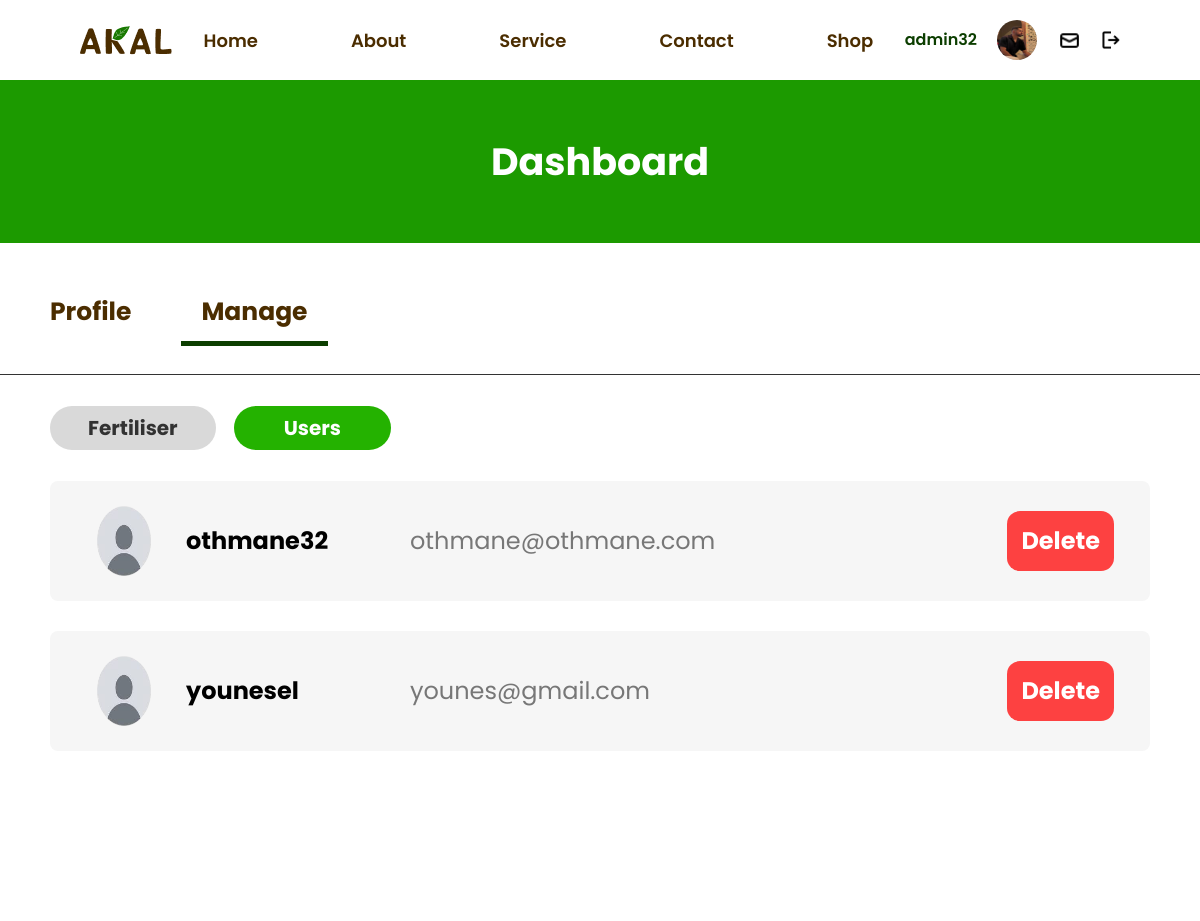
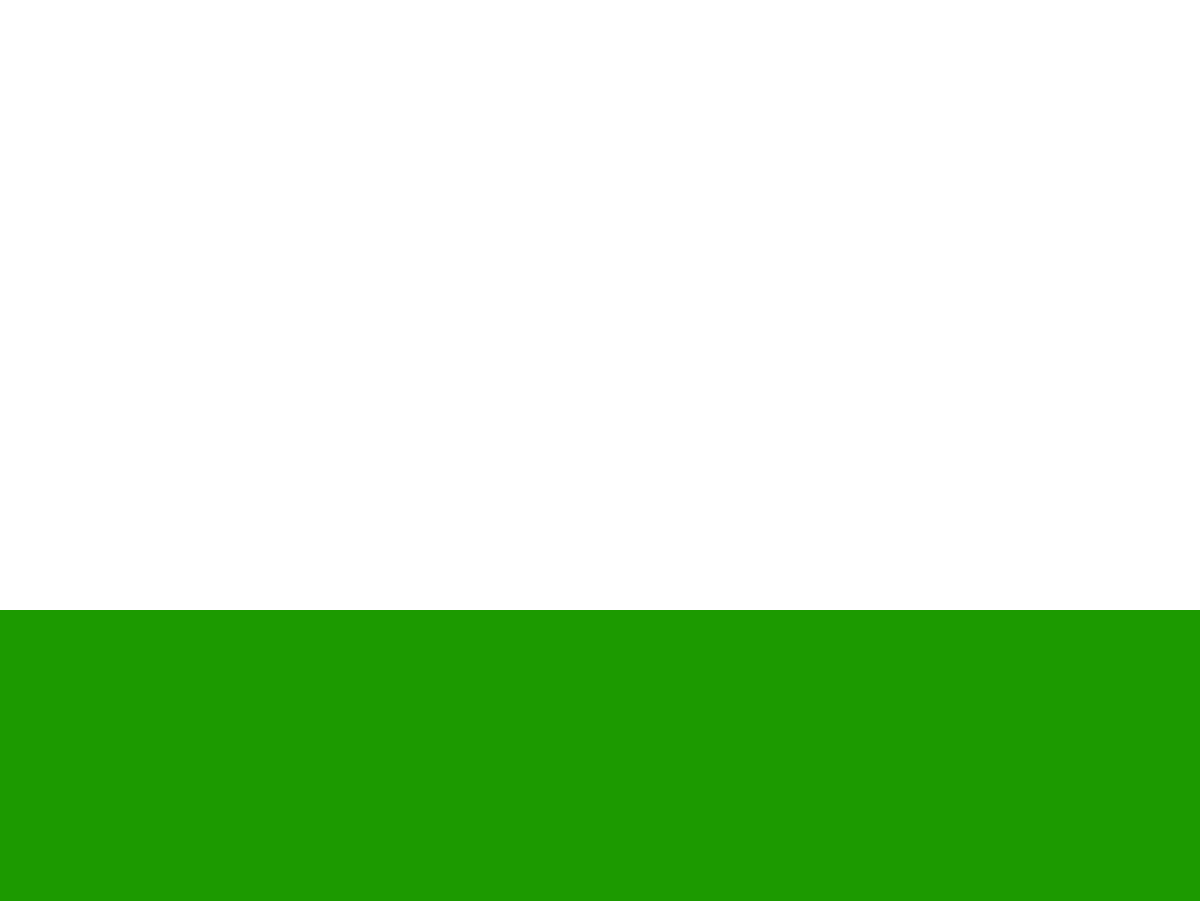
Screenshot of /manageUsers (signed in) with the database file from the repository (2 pictures, top to bottom).
### tables this page shows
CREATE TABLE "user" (
	"user_id"	INTEGER NOT NULL,
	"full_name"	TEXT,
	"email"	TEXT NOT NULL,
	"password"	TEXT NOT NULL,
	"sex"	INTEGER,
	"age"	INTEGER,
	"about"	TEXT,
	"username"	TEXT NOT NULL,
	"profile_path"	TEXT,
	"role"	INTEGER NOT NULL,
	PRIMARY KEY("user_id" AUTOINCREMENT)
);

### app.py (the view)
@app.route('/manageUsers')
@login_required
def manageUsers():
    messagesLength=getMessagesLength()
    con = sqlite3.connect("akal.db")
    con.row_factory = sqlite3.Row
    cur = con.cursor()
    cur.execute("SELECT user_id, username, role, profile_path, email  FROM user")
    users = cur.fetchall()
    con.close()
    if current_user.role == 1:
        return render_template("manageUsers.html",users=users,messagesLength=messagesLength)
    else:
        return render_template("profile.html",current_user=current_user)

### app.py (called while the page is built)
@login_manager.user_loader
def load_user(user_id):
    con = sqlite3.connect("akal.db")
    cur = con.cursor()
    cur.execute("SELECT * FROM user WHERE user_id = ?", (user_id,))
    user = cur.fetchone()
    if user:
        return User(user_id=user[0], full_name=user[1], email=user[2], password=user[3],sex=user[4],age=user[5],about=user[6],username=user[7],profile_path=user[8],role=user[9])
    return None

@login_required
def getMessagesLength():
    con = sqlite3.connect("akal.db")
    con.row_factory = sqlite3.Row
    cur = con.cursor()
    cur.execute("SELECT * FROM message WHERE opened=? ",(0,))
    msgs = cur.fetchall()
    cur.close()
    con.close()
    length= len(msgs)
    return length

### templates/manageUsers.html (shortened to what this page needs)
{% extends 'layout.html' %} {% block body %} {% block content %}
<section class="noAnimation bg-darkGreen sm:py-[53px] py-[37px] text-center">
  <h2 class="font-bold lg:text-[38px] text-[26px] text-white">Dashboard</h2>
</section>
<section
  class="noAnimation pb-[28px] sm:pt-[50px] sm:pl-[50px] p-[30px] font-bold lg:text-[25px] text-[18px] text-brown lg:gap-[50px] sm:gap-[30px] flex justify-center sm:justify-start gap-[40px] border-b border-[#333333]"
>
  <a href="{{ url_for('profile') }}">Profile</a>
  <a
    class="border-b-[5px] border-[#0C3E00] px-[20px] pb-[10px]"
    href="{{ url_for('manageFertilizers') }}"
    >Manage</a
  >
</section>
<section
  class="font-bold sm:text-[20px] text-[14px] p-[31px] sm:px-[50px] flex sm:gap-[18px] gap-[13px] justify-center sm:justify-start"
>
  <a
    href="{{ url_for('manageFertilizers') }}"
    class="text-[#323232] sm:px-[38px] px-[30px] bg-[#D9D9D9] py-[7px] rounded-[22px]"
    >Fertiliser</a
  >
  <a
    href="{{ url_for('manageUsers') }}"
    class="text-white sm:px-[50px] px-[37px] bg-main py-[7px] rounded-[22px]"
    >Users</a
  >
</section>
<section
  class="flex flex-col px-[30px] sm:px-[50px] sm:gap-[30px] gap-[13px] pb-[30px]"
>
  {% for user in users %}
  <form
    action="{{url_for('deleteUsers')}}"
    method="post"
    class=" {{'hidden' if user.role == 1 else 'noAnimation w-full bg-[#F6F6F6] rounded-[8px] flex justify-between items-center py-[12px] sm:py-[22px] px-[21px] sm:px-[36px]' }}"
  >
    <div class="flex sm:gap-[24px] gap-[19px] items-center">
      <img
        src="{{ user.profile_path if user.profile_path else '/static/images/avatar.png' }}"
        alt="user"
        class="rounded-full sm:w-[76px] sm:h-[76px] h-[52px] w-[52px]"
      />
      <h3 class="font-bold sm:text-[24px] text-[16px] lg:w-[200px]">
        {{ user.username }}
      </h3>
      <p class="hidden lg:block text-[24px] text-[#777777]">{{ user.email }}</p>
    </div>
    <button
      type="submit"
      class="text-[24px] text-white font-bold px-[14px] py-[12px] bg-[#FD4141] hidden sm:block rounded-[13px]"
    >
      Delete
    </button>
  </form>
  {% endfor %}
</section>
{% endblock %} {% endblock %}

### templates/layout.html (shortened to what this page needs)
<!DOCTYPE html>
<html lang="en" class="scroll-smooth">
  <head>
    <link
      rel="stylesheet"
      href="https://cdnjs.cloudflare.com/ajax/libs/font-awesome/6.0.0-beta3/css/all.min.css"
    />
    <script src="https://cdn.tailwindcss.com"></script>
  </head>
  <body class="font-poppins">
    <header
      class="flex justify-between items-center py-5 px-[30px] lg:px-[80px] sm:px-[50px] relative"
    >
      <a href="{{ url_for('index')}}"
        ><img src="/static/images/logobrown.png" alt="logo"
      /></a>
      <ul
        class="hidden sm:flex lg:gap-[93px] gap-[20px] text-brown lg:text-[18px] md:text-[16px] font-semibold"
      >
        <a href="/"><li>Home</li></a>
        <a href="/#about"><li>About</li></a>
        <a href="/#services"><li>Service</li></a>
        <a href="{{ url_for('contact') }}"><li>Contact</li></a>
        {% if current_user.is_authenticated %}
        <a href="{{ url_for('shopAll') }}"><li>Shop</li></a>
        {% endif %}
      </ul>
      {% if current_user.is_authenticated %}
      <div
        class="hidden sm:flex lg:gap-[20px] gap-[10px] justify-center items-center"
      >
        <h2 class="text-[#0C3E00] font-semibold">{{current_user.username}}</h2>
        <a href="{{ url_for('profile') }}">
          <img
            src="{{ current_user.profile_path if current_user.profile_path else '/static/images/avatar.png' }}"
            alt="avatar"
            class="w-[40px] h-[40px] rounded-full"
          />
        </a>
        <div class="flex lg:gap-[20px] gap-[10px] items-center">
          {% if current_user.role == 1 %}
          <div class="relative">
            <a href="{{ url_for('messages') }} ">
              <img
                src="/static/images/icons/message.png"
                alt="message"
                class="w-[25px] h-[25px]"
              />
            </a>
          </div>
          {% endif %}
          <a href="{{ url_for('logout') }}">
            <img
              src="/static/images/icons/out.png"
              alt="logout"
              class="w-[18px] h-[18px]"
            />
          </a>
        </div>
      </div>
      {% endif %}
    </header>
    {% block content %}{% endblock %}
    <footer
      class="bg-darkGreen font-bold lg:px-[80px] lg:gap-[78px] sm:gap-[50px] gap-[58px] flex flex-col text-center flex-col lg:pt-[120px] lg:pb-[30px] sm:py-[30px] py-[40px]"
    >
    </footer>
  </body>
</html>

### templates/layout.html (style rules this page uses)
.noAnimation { opacity: 0; filter: blur(5px); transition: all 1s; transform: translateY(50px); }
.animateScroll { opacity: 1; filter: blur(0); transform: translateY(0); }

### rows the page displays
user: username "admin32"
user: username "othmane32", email "othmane@othmane.com"
user: username "younesel", email "younes@gmail.com"
